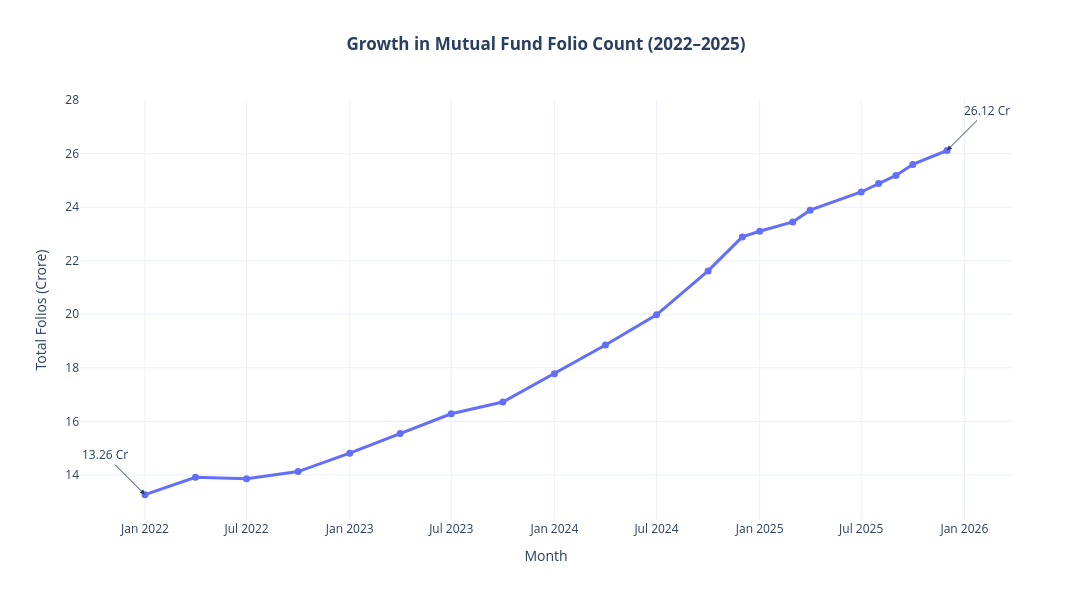

Notebook cell for this chart:
### Code cell
fig = px.line(
    folios,
    x="month",
    y="total_folios_crore",
    markers=True,
    template="plotly_white",
    title="<b>Growth in Mutual Fund Folio Count (2022–2025)</b>"
)

fig.update_traces(
    line=dict(width=3),
    marker=dict(size=7)
)

# Starting milestone
fig.add_annotation(
    x=folios.iloc[0]["month"],
    y=folios.iloc[0]["total_folios_crore"],
    text="13.26 Cr",
    showarrow=True,
    arrowhead=2,
    ax=-40,
    ay=-40
)

# Ending milestone
fig.add_annotation(
    x=folios.iloc[-1]["month"],
    y=folios.iloc[-1]["total_folios_crore"],
    text="26.12 Cr",
    showarrow=True,
    arrowhead=2,
    ax=40,
    ay=-40
)

fig.update_layout(
    width=1100,
    height=600,
    title_x=0.5,
    xaxis_title="Month",
    yaxis_title="Total Folios (Crore)",
    hovermode="x unified"
)

fig.show()

### Figure 1 — Plotly figure (JSON) as saved in the notebook; plotly's stock layout.template omitted (floating-point values rounded to 4 significant figures)
{"data": [{"hovertemplate": "month=%{x}<br>total_folios_crore=%{y}<extra></extra>", "legendgroup": "", "line": {"color": "#636efa", "dash": "solid", "width": 3}, "marker": {"size": 7, "symbol": "circle"}, "mode": "lines+markers", "name": "", "orientation": "v", "showlegend": false, "type": "scatter", "x": ["2022-01-01T00:00:00.000000000", "2022-04-01T00:00:00.000000000", "2022-07-01T00:00:00.000000000", "2022-10-01T00:00:00.000000000", "2023-01-01T00:00:00.000000000", "2023-04-01T00:00:00.000000000", "2023-07-01T00:00:00.000000000", "2023-10-01T00:00:00.000000000", "2024-01-01T00:00:00.000000000", "2024-04-01T00:00:00.000000000", "2024-07-01T00:00:00.000000000", "2024-10-01T00:00:00.000000000", "2024-12-01T00:00:00.000000000", "2025-01-01T00:00:00.000000000", "2025-03-01T00:00:00.000000000", "2025-04-01T00:00:00.000000000", "2025-07-01T00:00:00.000000000", "2025-08-01T00:00:00.000000000", "2025-09-01T00:00:00.000000000", "2025-10-01T00:00:00.000000000", "2025-12-01T00:00:00.000000000"], "xaxis": "x", "y": [13.26, 13.91, 13.85, 14.12, 14.81, 15.54, 16.28, 16.72, 17.78, 18.85, 19.98, 21.62, 22.89, 23.1, 23.45, 23.89, 24.57, 24.89, 25.19, 25.6, 26.12], "yaxis": "y"}], "layout": {"annotations": [{"arrowhead": 2, "ax": -40, "ay": -40, "showarrow": true, "text": "13.26 Cr", "x": "2022-01-01T00:00:00", "y": 13.26}, {"arrowhead": 2, "ax": 40, "ay": -40, "showarrow": true, "text": "26.12 Cr", "x": "2025-12-01T00:00:00", "y": 26.12}], "height": 600, "hovermode": "x unified", "legend": {"tracegroupgap": 0}, "title": {"text": "<b>Growth in Mutual Fund Folio Count (2022–2025)</b>", "x": 0.5}, "width": 1100, "xaxis": {"anchor": "y", "domain": [0, 1], "title": {"text": "Month"}}, "yaxis": {"anchor": "x", "domain": [0, 1], "title": {"text": "Total Folios (Crore)"}}}}
